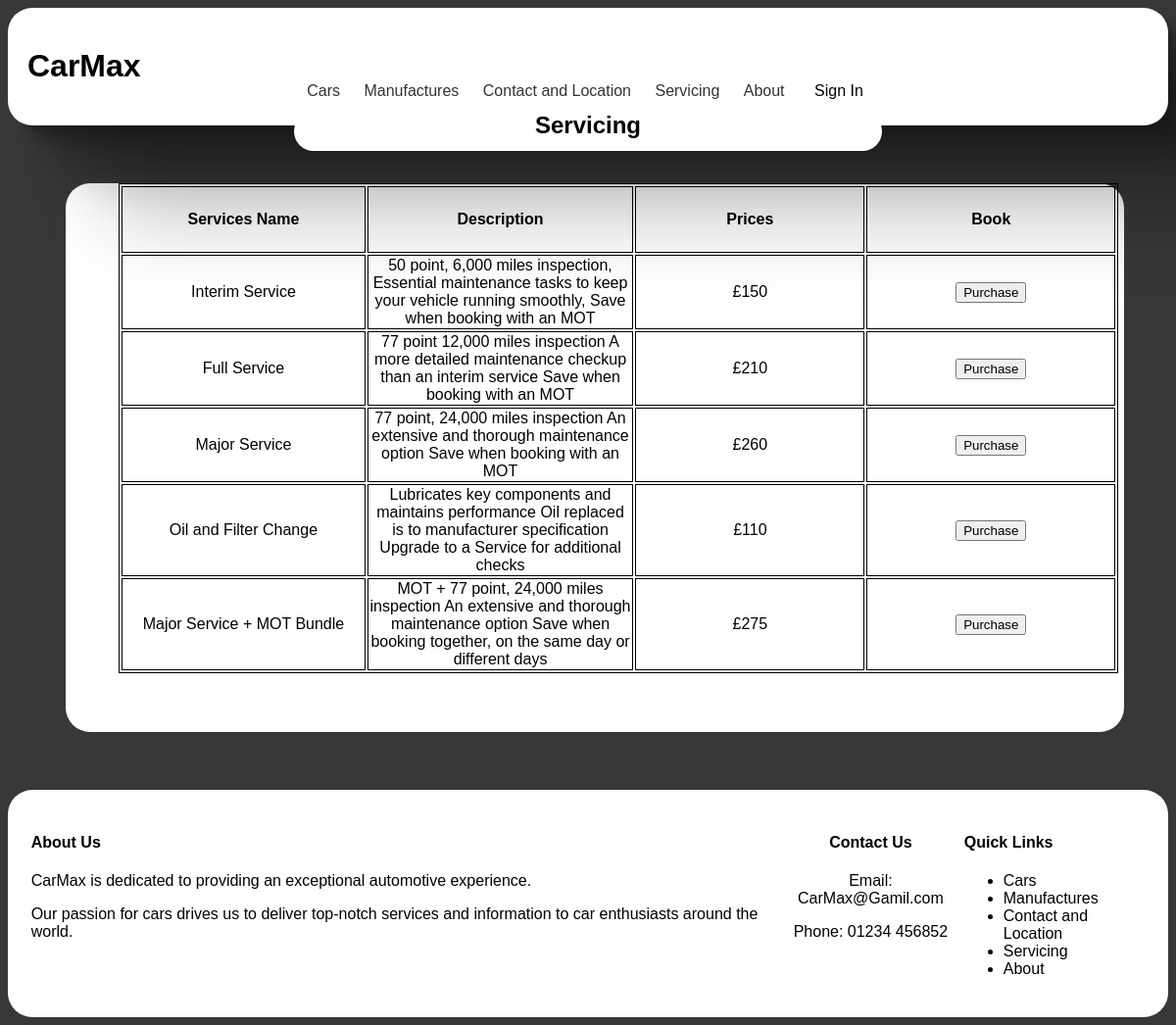
/Servicing.php, run on the app's committed database.
### tables this page shows
CREATE TABLE `services` (
  `ServicesID` int(11) NOT NULL,
  `Services` text NOT NULL,
  `Decription` text NOT NULL,
  `Prices` int(255) NOT NULL
);

### Servicing.php (the view, shortened to what this page needs)
<?php
    include('PHP/connection.php');
?>
<!DOCTYPE html>
<html lang="en">
<head>
    <link rel="stylesheet" type="text/css" href="CSS/Servicing.css">
    <link rel="stylesheet" type="text/css" href="CSS/DropDown.css">
</head>
<body>
    <div class="parent">
        <div class="Header">
            <h1><a href="CarMax_Homepage.php">CarMax</a></h1>
            <nav>
                <ul>
                    <li><a href="Cars.php">Cars</a></li>
                    <li><a href="Manufactures.php">Manufactures</a></li>
                    <li><a href="Contact and Location.php">Contact and Location</a></li>
                    <li><a href="Servicing.php">Servicing</a></li>
                    <li><a href="About.php">About</a></li>
                </ul>
                <?php include 'PHP/DropDown_Content.php'; ?>
                <div class="Title">
                    <h1>Servicing</h1>
                </div>
            </nav>
        </div>
    </div>
    <div class="MainBody">
        <div class="Services">
            <table>
                <thead>
                    <tr>
                        <th class="text-center">Services Name</th>
                        <th class="text-center">Description</th>
                        <th class="text-center">Prices</th>
                        <th class="text-center">Book</th>
                    </tr>
                </thead>
                    <?php
                        $sql = "SELECT * FROM services, users_infroamtion";
                        $result = $conn->query($sql);
                        if ($result->num_rows > 0) {
                            while ($row = $result->fetch_assoc()) {
                    ?>
                    <tr>
                        <td><?= $row['Services']; ?></td>
                        <td><?= $row['Decription']; ?></td>
                        <td>£<?= $row['Prices']; ?></td>
                        <td>
                            <button type="button" class="purchase" onclick="openPopup()">Purchase</button>
                        </td>
                    </tr>
                    <?php
                            }
                        }
                    ?>
            </table>
        </div>
    </div>
    <?php
        include "PHP/Footer.php";
    ?>
</body>
</html>

### PHP/DropDown_Content.php (shortened to what this page needs)
<?php if (isset($_SESSION['UsersID']) && isset($_SESSION['Username'])) { ?>
    <div class="dropdown">
        <?php
        $displayName = $_SESSION['Name'];
        if (isset($_SESSION['Admin']) && $_SESSION['Admin']) {
            $displayName .= ' (Admin)';
        }
        ?>
        <button onclick="myFunction()" class="dropbtn"><?php echo $displayName; ?></button>
        <div id="myDropdown" class="dropdown-content">
            <a href="\CarMax\AccountPage.php">Account</a>
            <a href="PHP/logoutSystem.php">Logout</a>
            <?php if (isset($_SESSION['Admin']) && $_SESSION['Admin']) { ?>
                <a href=" \CarMax/admin_panel/AdminMan.php">Admin Panel</a>
            <?php } ?>
        </div>
    </div>
<?php } else { ?>
    <div class="dropdown">
        <button onclick="myFunction()" class="dropbtn">Sign In</button>
    </div>
<?php } ?>

### PHP/Footer.php
<!DOCTYPE html>
<html lang="en">
<head>
    <link rel="stylesheet" type="text/css" href="CSS/Footer.css">
</head>
<body>
    <div class="footer">
        <div class="LeftSide">
            <h4>About Us</h4>
                <p>CarMax is dedicated to providing an exceptional automotive experience.
                <p>Our passion for cars drives us to deliver top-notch services and
                information to car enthusiasts around the world.</p>
        </div>
        <div class="mid">
                <h4>Contact Us</h4>
                <p>Email:  CarMax@Gamil.com<br>
                <p>Phone: 01234 456852</p>
        </div>
        <div class="Rightside">
        <h4>Quick Links</h4>
            <ul>
                <li><a href="\CarMax\Cars.php">Cars</a></li>
                <li><a href="\CarMax\Manufactures.php">Manufactures</a></li>
                <li><a href="\CarMax\Contact and Location.php">Contact and Location</a></li>
                <li><a href="\CarMax\Servicing.php">Servicing</a></li>
                <li><a href="\CarMax\About.php">About</a></li>
            </ul>
        </div>
    </div>
</body>

### CSS/Servicing.css (style rules this page uses)
body { background-color: #383838; font-family:'Gill Sans', 'Gill Sans MT', Calibri, 'Trebuchet MS', sans-serif; text-decoration: none; }
.parent { display: grid; grid-template-columns: repeat(1, 1fr); grid-template-rows: repeat(1, 1fr); grid-column-gap: 0px; grid-row-gap: 0px; }
.Title { background-color: white; transform: translate(0%,-60%); width: 50vw; height: 5vh; border-radius: 25px; text-align: center; z-index: 0; }
.Header { grid-area: 1 / 1 / 2 / 4; background-color: white; text-align: left; padding: 20px; position: relative; border-radius: 25px; box-shadow: 6px 6px 3.2px rgba(0, 0, 0, 0.106), 14.6px 14.6px 9.3px rgba(0, 0, 0, 0.137), 28.6px 28.6px 20.8px rgba(0, 0, 0, 0.156), 53.1px 53.1px 44.5px rgba(0, 0, 0, 0.176), 100px 100px 80px rgba(0, 0, 0, 0.2); }
a { color: inherit; text-decoration: none; }
nav { text-align: center; position: absolute; top: 50%; left: 50%; transform: translateX(-50%); }
nav ul { list-style: none; padding: 0; display: inline; }
nav li { display: inline; margin: 0 10px; }
nav a { text-decoration: none; color: #333; }
body { background-color: #383838; }
.MainBody { background: white; width: 90vw; height: 70vh; margin: 5%; border-radius: 25px; }
.Services { text-align: center; margin: 5%; }
table, th, td { height: 8vh; width: 85vw; text-align: center; border:1px solid black; }

### CSS/DropDown.css (style rules this page uses)
.dropbtn { background-color: white; color: black; padding: 16px; font-size: 16px; border: none; cursor: pointer; }
.dropdown { position: relative; display: inline-block; z-index: 4; }

### CSS/Footer.css (style rules this page uses)
.footer { grid-area: 4 / 1 / 5 / 4; padding: 2%; bottom: 0; border-radius: 25px; background: white; display: flex; justify-content: space-between; z-index: 1; }
.LeftSide { text-align: left; }
.mid { text-align: center; }

### data on the page
services: Services "Interim Service", Decription "50 point, 6,000 miles inspection, Essential maintenance tasks to keep your vehicle running smoothly, Save when booking with an MOT", Prices "150"
services: Services "Full Service", Decription "77 point 12,000 miles inspection A more detailed maintenance checkup than an interim service Save when booking with an MOT", Prices "210"
services: Services "Major Service", Decription "77 point, 24,000 miles inspection An extensive and thorough maintenance option Save when booking with an MOT", Prices "260"
services: Services "Oil and Filter Change", Decription "Lubricates key components and maintains performance Oil replaced is to manufacturer specification Upgrade to a Service for additional checks", Prices "110"
services: Services "Major Service + MOT Bundle", Decription "MOT + 77 point, 24,000 miles inspection An extensive and thorough maintenance option Save when booking together, on the same day or different days", Prices "275"
